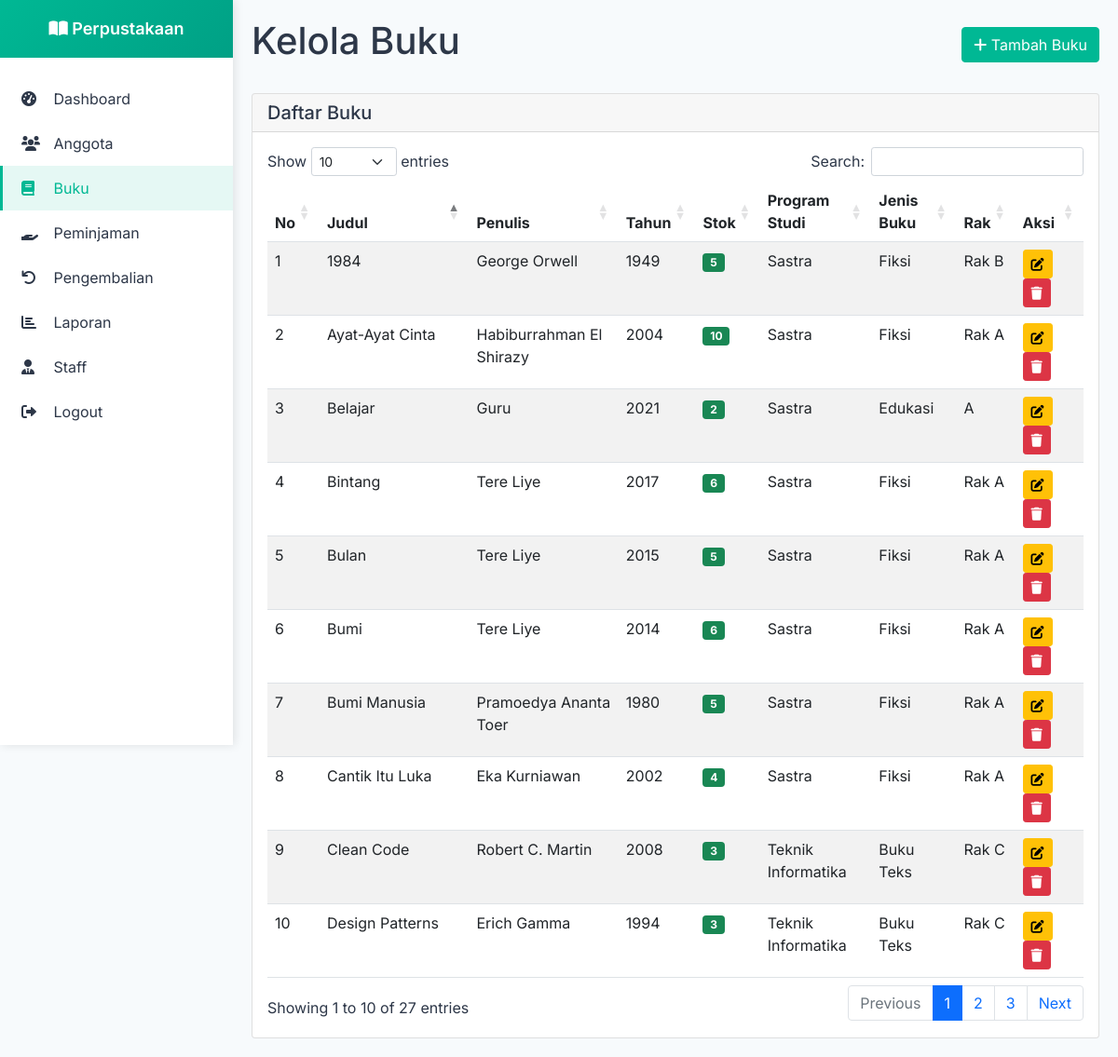
The page /admin/buku.php (signed in) on the database its author committed.
### tables this page shows
CREATE TABLE `buku` (
  `id_buku` int(11) NOT NULL,
  `judul` varchar(200) NOT NULL,
  `penulis` varchar(100) NOT NULL,
  `tahun` int(11) NOT NULL,
  `stok` int(11) NOT NULL DEFAULT 0,
  `program_studi` varchar(100) DEFAULT NULL,
  `jenis_buku` varchar(100) DEFAULT NULL,
  `rak` varchar(50) DEFAULT NULL,
  `created_at` timestamp NULL DEFAULT current_timestamp()
);

### admin/buku.php (the view, shortened to what this page needs)
<?php
include '../koneksi.php';
$query_buku = "SELECT * FROM buku ORDER BY judul";
$result_buku = mysqli_query($koneksi, $query_buku);
?>
<!DOCTYPE html>
<html lang="id">
<head>
    <link href="https://cdnjs.cloudflare.com/ajax/libs/font-awesome/6.0.0/css/all.min.css" rel="stylesheet">
    <link href="https://cdn.datatables.net/1.11.5/css/dataTables.bootstrap5.min.css" rel="stylesheet">
    <link href="https://cdn.jsdelivr.net/npm/bootstrap@5.1.3/dist/css/bootstrap.min.css" rel="stylesheet">
</head>
<body>
    <div class="sidebar">
        <div class="sidebar-header">
            <h3><i class="fas fa-book-open"></i> Perpustakaan</h3>
        </div>
        <div class="sidebar-menu">
            <a href="index.php" class="menu-item">
                <i class="fas fa-tachometer-alt"></i> Dashboard
            </a>
            <a href="anggota.php" class="menu-item">
                <i class="fas fa-users"></i> Anggota
            </a>
            <a href="buku.php" class="menu-item active">
                <i class="fas fa-book"></i> Buku
            </a>
            <a href="peminjaman.php" class="menu-item">
                <i class="fas fa-hand-holding"></i> Peminjaman
            </a>
            <a href="pengembalian.php" class="menu-item">
                <i class="fas fa-undo"></i> Pengembalian
            </a>
            <a href="laporan.php" class="menu-item">
                <i class="fas fa-chart-bar"></i> Laporan
            </a>
            <a href="staff.php" class="menu-item">
                <i class="fas fa-user-tie"></i> Staff
            </a>
            <a href="../logout.php" class="menu-item">
                <i class="fas fa-sign-out-alt"></i> Logout
            </a>
        </div>
    </div>
    <div class="main-content">
        <div class="d-flex justify-content-between align-items-center mb-4">
            <h1>Kelola Buku</h1>
            <button class="btn btn-primary" data-bs-toggle="modal" data-bs-target="#addModal">
                <i class="fas fa-plus"></i> Tambah Buku
            </button>
        </div>
        <div class="card">
            <div class="card-header">
                <h5 class="mb-0">Daftar Buku</h5>
            </div>
            <div class="card-body">
                <div class="table-responsive">
                    <table id="bukuTable" class="table table-striped table-hover">
                        <thead>
                        <tr>
                            <th>No</th>
                            <th>Judul</th>
                            <th>Penulis</th>
                            <th>Tahun</th>
                            <th>Stok</th>
                            <th>Program Studi</th>
                            <th>Jenis Buku</th>
                            <th>Rak</th>
                            <th>Aksi</th>
                        </tr>
                    </thead>
                    <tbody>
                        <?php
                        $no = 1;
                        while ($row = mysqli_fetch_assoc($result_buku)):
                        ?>
                        <tr>
                            <td><?php echo $no++; ?></td>
                            <td><?php echo $row['judul']; ?></td>
                            <td><?php echo $row['penulis']; ?></td>
                            <td><?php echo $row['tahun']; ?></td>
                            <td>
                                <span class="badge <?php echo $row['stok'] > 0 ? 'bg-success' : 'bg-danger'; ?>">
                                    <?php echo $row['stok']; ?>
                                </span>
                            </td>
                            <td><?php echo $row['program_studi']; ?></td>
                            <td><?php echo $row['jenis_buku']; ?></td>
                            <td><?php echo $row['rak']; ?></td>
                            <td>
                                <button class="btn btn-warning btn-sm" onclick="editBuku(<?php echo $row['id_buku']; ?>, '<?php echo htmlspecialchars($row['judul'], ENT_QUOTES); ?>', '<?php echo htmlspecialchars($row['penulis'], ENT_QUOTES); ?>', <?php echo $row['tahun']; ?>, <?php echo $row['stok']; ?>, '<?php echo htmlspecialchars($row['program_studi'], ENT_QUOTES); ?>', '<?php echo htmlspecialchars($row['jenis_buku'], ENT_QUOTES); ?>', '<?php echo htmlspecialchars($row['rak'], ENT_QUOTES); ?>')">
                                    <i class="fas fa-edit"></i>
                                </button>
                                <button class="btn btn-danger btn-sm" onclick="deleteBuku(<?php echo $row['id_buku']; ?>, '<?php echo htmlspecialchars($row['judul'], ENT_QUOTES); ?>')">
                                    <i class="fas fa-trash"></i>
                                </button>
                            </td>
                        </tr>
                        <?php endwhile; ?>
                    </tbody>
                </table>
                </div>
            </div>
        </div>
    </div>
</body>
</html>

### admin/buku.php (style rules this page uses)
:root { --primary-color: #00b894; --secondary-color: #00a085; --accent-color: #667eea; --text-color: #2d3748; --light-bg: #f7fafc; --border-color: #e2e8f0; }
* { margin: 0; padding: 0; box-sizing: border-box; }
body { font-family: 'Inter', sans-serif; background: var(--light-bg); color: var(--text-color); }
.sidebar { position: fixed; left: 0; top: 0; height: 100vh; width: 250px; background: white; box-shadow: 2px 0 10px rgba(0,0,0,0.1); z-index: 1000; transition: all 0.3s ease; }
.sidebar-header { padding: 20px; background: linear-gradient(135deg, var(--primary-color), var(--secondary-color)); color: white; text-align: center; }
.sidebar-header h3 { font-size: 18px; font-weight: 600; margin: 0; }
.sidebar-menu { padding: 20px 0; }
.menu-item { display: block; padding: 12px 20px; color: var(--text-color); text-decoration: none; transition: all 0.3s ease; border-left: 3px solid transparent; }
.menu-item:hover, .menu-item.active { background: rgba(0, 184, 148, 0.1); color: var(--primary-color); border-left-color: var(--primary-color); }
.menu-item i { margin-right: 10px; width: 20px; }
.main-content { margin-left: 250px; padding: 20px; min-height: 100vh; }
.btn-primary { background: var(--primary-color); border-color: var(--primary-color); }

### rows shown on the page
buku: judul "1984", penulis "George Orwell", tahun "1949", stok "5", program_studi "Sastra", jenis_buku "Fiksi", rak "Rak B"
buku: judul "Ayat-Ayat Cinta", penulis "Habiburrahman El Shirazy", tahun "2004", stok "10", program_studi "Sastra", jenis_buku "Fiksi", rak "Rak A"
buku: judul "Belajar", penulis "Guru", tahun "2021", stok "2", program_studi "Sastra", jenis_buku "Edukasi", rak "A"
buku: judul "Bintang", penulis "Tere Liye", tahun "2017", stok "6", program_studi "Sastra", jenis_buku "Fiksi", rak "Rak A"
buku: judul "Bulan", penulis "Tere Liye", tahun "2015", stok "5", program_studi "Sastra", jenis_buku "Fiksi", rak "Rak A"
buku: judul "Bumi", penulis "Tere Liye", tahun "2014", stok "6", program_studi "Sastra", jenis_buku "Fiksi", rak "Rak A"
buku: judul "Bumi Manusia", penulis "Pramoedya Ananta Toer", tahun "1980", stok "5", program_studi "Sastra", jenis_buku "Fiksi", rak "Rak A"
buku: judul "Cantik Itu Luka", penulis "Eka Kurniawan", tahun "2002", stok "4", program_studi "Sastra", jenis_buku "Fiksi", rak "Rak A"
buku: judul "Clean Code", penulis "Robert C. Martin", tahun "2008", stok "3", program_studi "Teknik Informatika", jenis_buku "Buku Teks", rak "Rak C"
buku: judul "Design Patterns", penulis "Erich Gamma", tahun "1994", stok "3", program_studi "Teknik Informatika", jenis_buku "Buku Teks", rak "Rak C"
